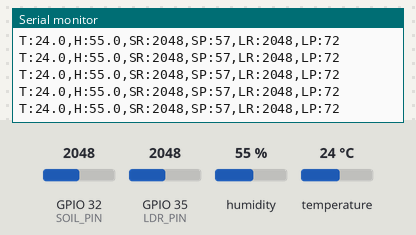
Recording of a sketch running on a simulated ESP32. On the bench: the last lines printed to the serial monitor. Inputs (shaded band) come from the test bench; at power-on: humidity 55 %, GPIO 32 (SOIL_PIN) = 2048, GPIO 35 (LDR_PIN) = 2048, temperature 24 °C (analog values on the 0–4095 scale).

Above: at 2.2 s.
2.3 s: humidity set to 22 %
At 3.28 s:
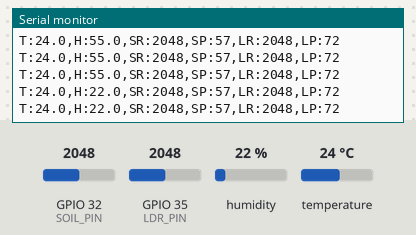
3.8 s: GPIO 32 (SOIL_PIN) set to 2866
At 3.81 s:
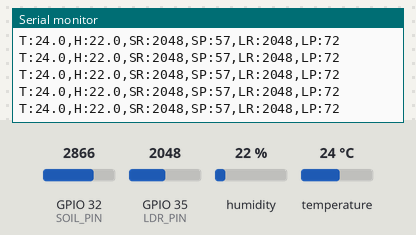
5.3 s: GPIO 35 (LDR_PIN) set to 2866
At 5.32 s:
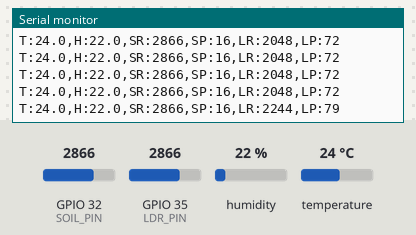
6.8 s: temperature set to 12 °C
At 7.23 s:
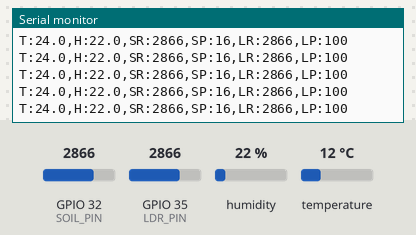
8.3 s: GPIO 32 (SOIL_PIN) set to 3972
At 8.31 s:
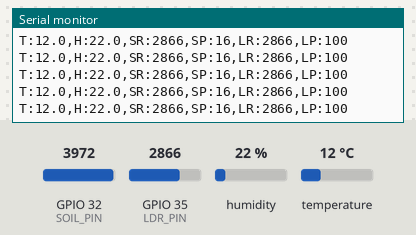
9.8 s: GPIO 35 (LDR_PIN) set to 3972
At 9.81 s:
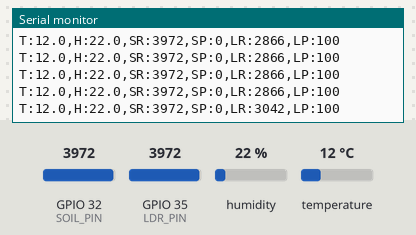
Timing chart, 0 to 12.3 s (numbered marks = the images above; inputs shaded):
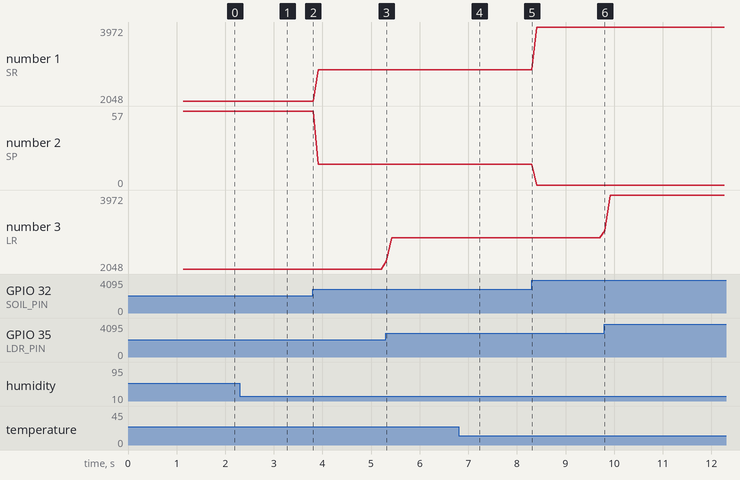

Measured:
- after the input at 2.3 s, the serial monitor: prints a new line after 0.87 s (image 1)
- after the input at 5.3 s, the serial monitor: prints a new line at once (image 3)
- after the input at 9.8 s, the serial monitor: prints a new line at once (image 6)
- plotted number 1: 2048 → 2866 after the input at 3.8 s, 2866 → 3972 after the input at 8.3 s
- plotted number 2: 57 → 16 after the input at 3.8 s, 16 → 0 after the input at 8.3 s

The sketch:

final.ino
```cpp
#include <Arduino.h>
#include "DHT.h"

// --- Hardware Coordinates ---
#define DHTPIN 27
#define DHTTYPE DHT11
const int SOIL_PIN = 32;
const int LDR_PIN  = 35; // Updated to Backup Pin D35

// --- Dynamic Calibration ---
int soilDryRaw   = 3200;
int soilWetRaw   = 1200;
int ldrDarkRaw   = 80;    // Adjusted for D35 baseline
int ldrBrightRaw = 2800;

DHT dht(DHTPIN, DHTTYPE);

// Digital Signal Smoothing (Low-Pass Filter)
int readADC_Smooth(int pin) {
  uint32_t sum = 0;
  for (int i = 0; i < 25; i++) {
    sum += analogRead(pin);
    delay(2);
  }
  return sum / 25;
}

void setup() {
  Serial.begin(115200);
  delay(1000);
  dht.begin();

  analogReadResolution(12); // 12-bit Resolution (0-4095)
  analogSetPinAttenuation(SOIL_PIN, ADC_11db);
  analogSetPinAttenuation(LDR_PIN, ADC_11db);

  Serial.println("\n[SYSTEM] PYTHOSENSE TELEMETRY ACTIVE - BAUD 115200");
  Serial.println("[SYSTEM] DHT11 + Soil Moisture + Light Sensors - 100ms Updates");
  Serial.println("[SYSTEM] Ready for data transmission...");
}

unsigned long lastTransmission = 0;
const unsigned long transmissionInterval = 100; // 100ms intervals

void loop() {
  unsigned long currentTime = millis();

  // Transmit data every 100ms precisely
  if (currentTime - lastTransmission >= transmissionInterval) {
    lastTransmission = currentTime;

    // 1. Real Environmental Telemetry from DHT11
    float h = dht.readHumidity();
    float t = dht.readTemperature();

    // Check if DHT readings are valid
    if (isnan(h) || isnan(t)) {
      Serial.println("[ERROR] Failed to read from DHT sensor!");
      return; // Skip this transmission but continue timing
    }

    // 2. Analog Data Acquisition (Real sensors)
    int sRaw = readADC_Smooth(SOIL_PIN);
    int lRaw = readADC_Smooth(LDR_PIN);

    // 3. Signal Mapping & Constraints
    int sPct = constrain(map(sRaw, soilDryRaw, soilWetRaw, 0, 100), 0, 100);
    int lPct = constrain(map(lRaw, ldrDarkRaw, ldrBrightRaw, 0, 100), 0, 100);

    // 4. Data Packet Transmission (Strict Format for Python Parser)
    // T:[Temp],H:[Hum],SR:[SoilRaw],SP:[SoilPct],LR:[LdrRaw],LP:[LdrPct]
    Serial.print("T:"); Serial.print(t, 1);
    Serial.print(",H:"); Serial.print(h, 1);
    Serial.print(",SR:"); Serial.print(sRaw);
    Serial.print(",SP:"); Serial.print(sPct);
    Serial.print(",LR:"); Serial.print(lRaw);
    Serial.print(",LP:"); Serial.println(lPct);
  }
}
```
